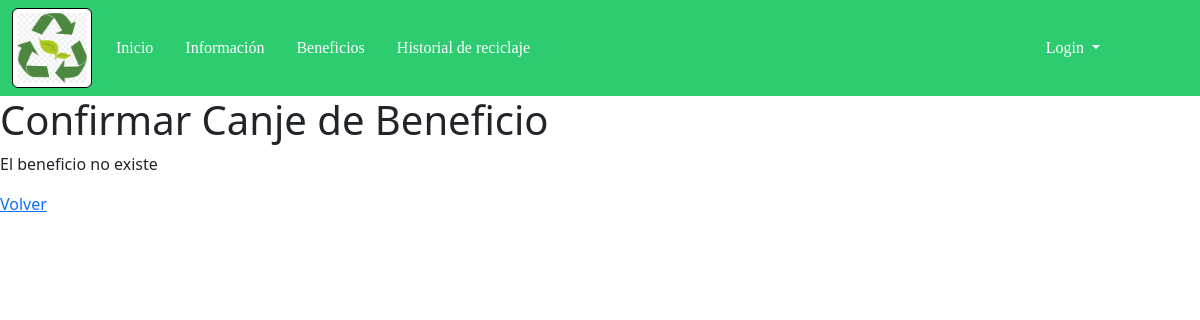
The page /aplicacion/canjear_beneficio/2/ on the database as committed earlier.
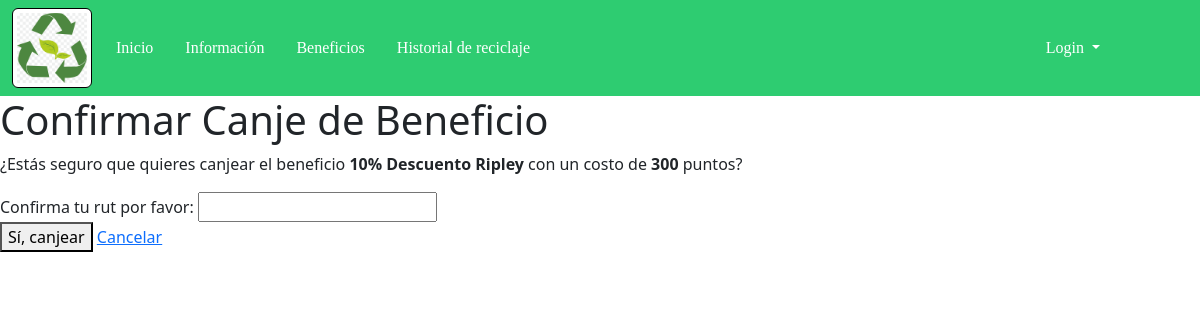
The same page on the database as committed later.
### aplicacion/models.py (models this page shows)
class Beneficio(models.Model):
    id = models.AutoField(primary_key=True)
    titulo=models.CharField(max_length=100)
    fecha_inicio=models.DateField()
    fecha_fin=models.DateField()
    costo=models.PositiveSmallIntegerField()
    empresa=models.CharField(max_length=80)

### aplicacion/views.py (the view)
# urls.py: path('canjear_beneficio/<int:beneficio_id>/', views.canjear_beneficio, name='canjear_beneficio'),
def canjear_beneficio(request, beneficio_id):
    print("Estoy en canjear_beneficio")
    context = {}
    try:
        beneficio = Beneficio.objects.get(pk=beneficio_id)
        context = {
            'titulo': beneficio.titulo,
            'costo': beneficio.costo,
            'beneficio_id':beneficio.id
        }
    except Beneficio.DoesNotExist:
        context['error'] = "El beneficio no existe"
    return render(request, "aplicacion/canjear_beneficio.html", context)

### aplicacion/templates/aplicacion/canjear_beneficio.html (shortened to what this page needs)
{% extends 'aplicacion/base.html' %}
{% block content %}
    <h1>Confirmar Canje de Beneficio</h1>
    {% if error %}
        <p>{{ error }}</p>
        <a href="{% url 'beneficios' %}">Volver</a>
    {% else %}
        <p>¿Estás seguro que quieres canjear el beneficio <strong>{{ titulo }}</strong> con un costo de <strong>{{ costo }}</strong> puntos?</p>
        <form method="POST" action="{% url 'confirmar_canje' beneficio_id %}">
            Confirma tu rut por favor: <input type="text" name="rut" id="rut" required> <br>
            <button type="submit">Sí, canjear</button>
            <a href="{% url 'beneficios' %}">Cancelar</a>
        </form>
    {% endif %}
    {% endblock %}

Rows that differ between the two databases and show on the page:
added Beneficio: titulo "10% Descuento Ripley"
Other text that changed with them:
{{ costo }}: (not shown) → "300"
{{ error }}: "El beneficio no existe" → (not shown)
text no longer shown: "Volver"
text now shown: "¿Estás seguro que quieres canjear el beneficio con un costo de puntos? Confirma tu rut por favor: Sí, canjear Cancelar"
